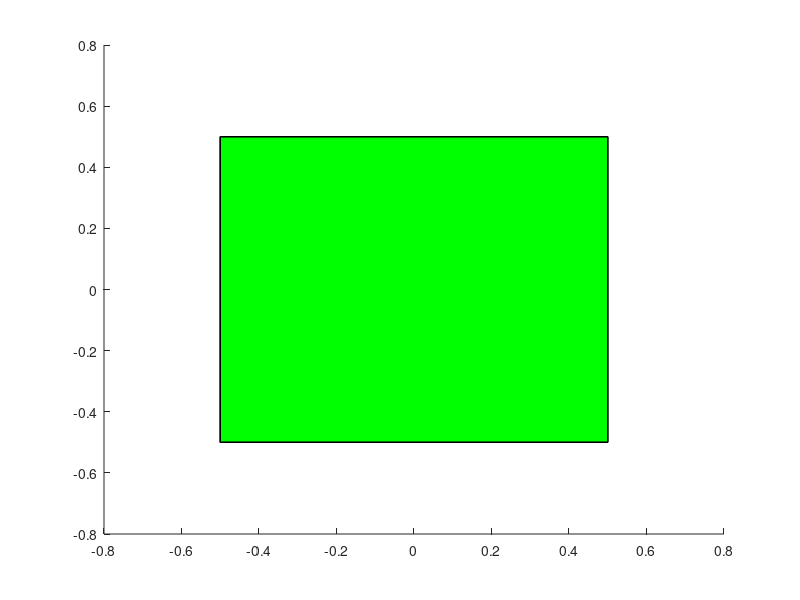

This chart was generated by the following MATLAB code:
function cube(center, edgeLength, color)
% cube Plot a 3D cube.
%   cube(center, edgeLength) plots an axis-aligned cube.
%
%   cube(center, edgeLength, color) plots a cube with a color indicated by
%   the MATLAB ColorSpec specification. Its faces are aligned with the
%   x, y, and z axis.
%
%   Example
%      cube([0, 5, 3], 1, 'y');
%
% Copyright 2016 Alexander Schaefer

%% Validate input.
% If there is no center given, assume it is the origin.
if (nargin < 1)
    center = zeros(1, 3);
end

% If there is no edge length given, assume unity.
if (nargin < 2)
    edgeLength = 1;
end

% If there is no color specification given, plot green faces.
if (nargin < 3)
    color = 'green';
end

%% Plot the cube.
% Compute the corner coordinates.
corner = center - [edgeLength/2, edgeLength/2, edgeLength/2];
corner = [corner; corner + repmat([edgeLength, 0, 0], 1, 1)];
corner = [corner; corner + repmat([0, edgeLength, 0], 2, 1)];
corner = [corner; corner + repmat([0, 0, edgeLength], 4, 1)];

% Define all combinations of the corners to form all 6 faces.
combination = [1, 2, 4, 3; ...
    1, 2, 6, 5; ...
    2, 4, 8, 6; ...
    4, 3, 7, 8; ...
    7, 5, 1, 3; ...
    5, 6, 8, 7];

% Plot all faces.
for c = 1 : size(combination, 1)
    face = corner(combination(c,:), :);
    patch(face(:,1), face(:,2), face(:,3), color);
end

end
